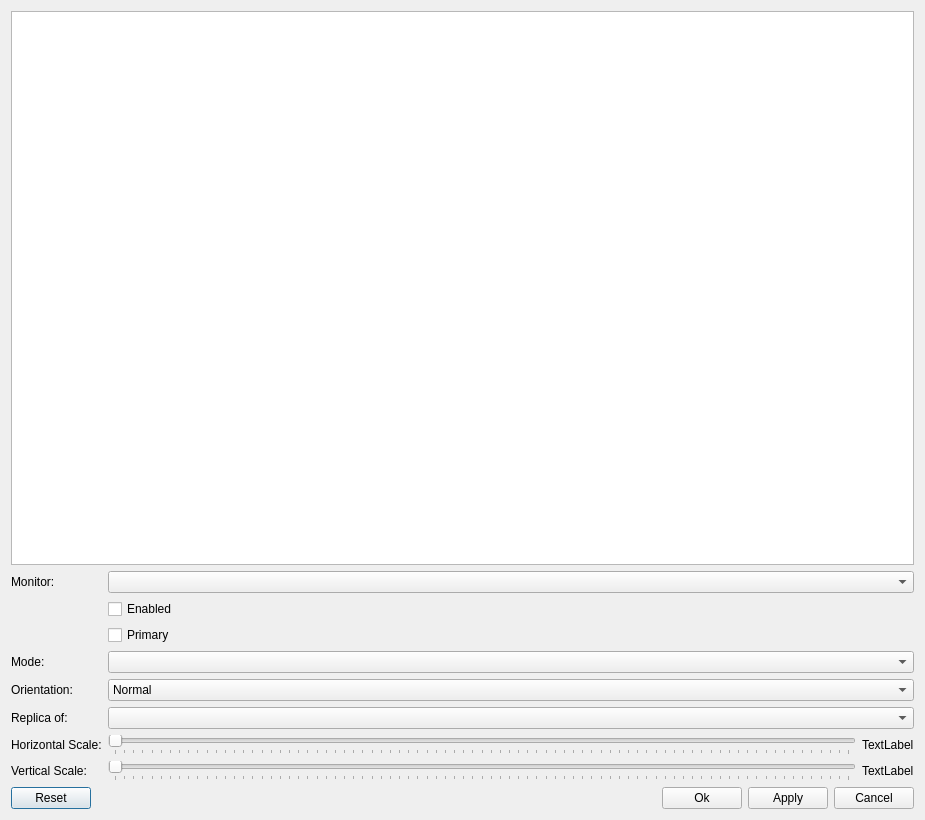
<?xml version="1.0" encoding="UTF-8"?>
<ui version="4.0">
 <class>Main</class>
 <widget class="QDialog" name="Main">
  <property name="geometry">
   <rect>
    <x>0</x>
    <y>0</y>
    <width>925</width>
    <height>820</height>
   </rect>
  </property>
  <property name="windowTitle">
   <string>Dialog</string>
  </property>
  <layout class="QVBoxLayout" name="verticalLayout">
   <item>
    <widget class="QGraphicsView" name="sceneView"/>
   </item>
   <item>
    <layout class="QFormLayout" name="formLayout">
     <item row="0" column="0">
      <widget class="QLabel" name="label">
       <property name="text">
        <string>Monitor:</string>
       </property>
      </widget>
     </item>
     <item row="0" column="1">
      <widget class="QComboBox" name="screenCombo">
       <property name="sizeAdjustPolicy">
        <enum>QComboBox::AdjustToContents</enum>
       </property>
      </widget>
     </item>
     <item row="1" column="1">
      <widget class="QCheckBox" name="enabled">
       <property name="text">
        <string>Enabled</string>
       </property>
      </widget>
     </item>
     <item row="2" column="1">
      <widget class="QCheckBox" name="primary">
       <property name="text">
        <string>Primary</string>
       </property>
      </widget>
     </item>
     <item row="3" column="0">
      <widget class="QLabel" name="label_2">
       <property name="text">
        <string>Mode:</string>
       </property>
      </widget>
     </item>
     <item row="3" column="1">
      <widget class="QComboBox" name="modes">
       <property name="sizeAdjustPolicy">
        <enum>QComboBox::AdjustToContents</enum>
       </property>
      </widget>
     </item>
     <item row="4" column="0">
      <widget class="QLabel" name="label_3">
       <property name="text">
        <string>Orientation:</string>
       </property>
      </widget>
     </item>
     <item row="4" column="1">
      <widget class="QComboBox" name="orientationCombo">
       <property name="sizeAdjustPolicy">
        <enum>QComboBox::AdjustToContents</enum>
       </property>
       <item>
        <property name="text">
         <string>Normal</string>
        </property>
       </item>
       <item>
        <property name="text">
         <string>Left (90° ccw)</string>
        </property>
       </item>
       <item>
        <property name="text">
         <string>Inverted (180°)</string>
        </property>
       </item>
       <item>
        <property name="text">
         <string>Right (90° cw)</string>
        </property>
       </item>
      </widget>
     </item>
     <item row="5" column="0">
      <widget class="QLabel" name="label_4">
       <property name="text">
        <string>Replica of:</string>
       </property>
      </widget>
     </item>
     <item row="5" column="1">
      <widget class="QComboBox" name="replicaOf">
       <property name="sizeAdjustPolicy">
        <enum>QComboBox::AdjustToContents</enum>
       </property>
      </widget>
     </item>
     <item row="6" column="0">
      <widget class="QLabel" name="label_6">
       <property name="text">
        <string>Horizontal Scale:</string>
       </property>
      </widget>
     </item>
     <item row="6" column="1">
      <layout class="QHBoxLayout" name="horizontalLayout_3">
       <item>
        <widget class="QSlider" name="horizontalScale">
         <property name="maximum">
          <number>400</number>
         </property>
         <property name="singleStep">
          <number>5</number>
         </property>
         <property name="pageStep">
          <number>25</number>
         </property>
         <property name="orientation">
          <enum>Qt::Horizontal</enum>
         </property>
         <property name="tickPosition">
          <enum>QSlider::TicksBelow</enum>
         </property>
        </widget>
       </item>
       <item>
        <widget class="QLabel" name="horizontalScaleLabel">
         <property name="text">
          <string>TextLabel</string>
         </property>
        </widget>
       </item>
      </layout>
     </item>
     <item row="7" column="0">
      <widget class="QLabel" name="label_7">
       <property name="text">
        <string>Vertical Scale:</string>
       </property>
      </widget>
     </item>
     <item row="7" column="1">
      <layout class="QHBoxLayout" name="horizontalLayout_2">
       <item>
        <widget class="QSlider" name="verticalScale">
         <property name="maximum">
          <number>400</number>
         </property>
         <property name="singleStep">
          <number>5</number>
         </property>
         <property name="pageStep">
          <number>25</number>
         </property>
         <property name="orientation">
          <enum>Qt::Horizontal</enum>
         </property>
         <property name="tickPosition">
          <enum>QSlider::TicksBelow</enum>
         </property>
        </widget>
       </item>
       <item>
        <widget class="QLabel" name="verticalScaleLabel">
         <property name="text">
          <string>TextLabel</string>
         </property>
        </widget>
       </item>
      </layout>
     </item>
    </layout>
   </item>
   <item>
    <layout class="QHBoxLayout" name="horizontalLayout">
     <item>
      <widget class="QPushButton" name="resetButton">
       <property name="toolTip">
        <string>Reset to initial configuration</string>
       </property>
       <property name="text">
        <string>Reset</string>
       </property>
      </widget>
     </item>
     <item>
      <spacer name="horizontalSpacer">
       <property name="orientation">
        <enum>Qt::Horizontal</enum>
       </property>
       <property name="sizeHint" stdset="0">
        <size>
         <width>40</width>
         <height>20</height>
        </size>
       </property>
      </spacer>
     </item>
     <item>
      <widget class="QPushButton" name="okButton">
       <property name="toolTip">
        <string>Apply configuration and close</string>
       </property>
       <property name="text">
        <string>Ok</string>
       </property>
      </widget>
     </item>
     <item>
      <widget class="QPushButton" name="applyButton">
       <property name="toolTip">
        <string>Apply configuration</string>
       </property>
       <property name="text">
        <string>Apply</string>
       </property>
      </widget>
     </item>
     <item>
      <widget class="QPushButton" name="cancelButton">
       <property name="toolTip">
        <string>Close without applying configuration</string>
       </property>
       <property name="text">
        <string>Cancel</string>
       </property>
      </widget>
     </item>
    </layout>
   </item>
  </layout>
 </widget>
 <resources/>
 <connections/>
</ui>
